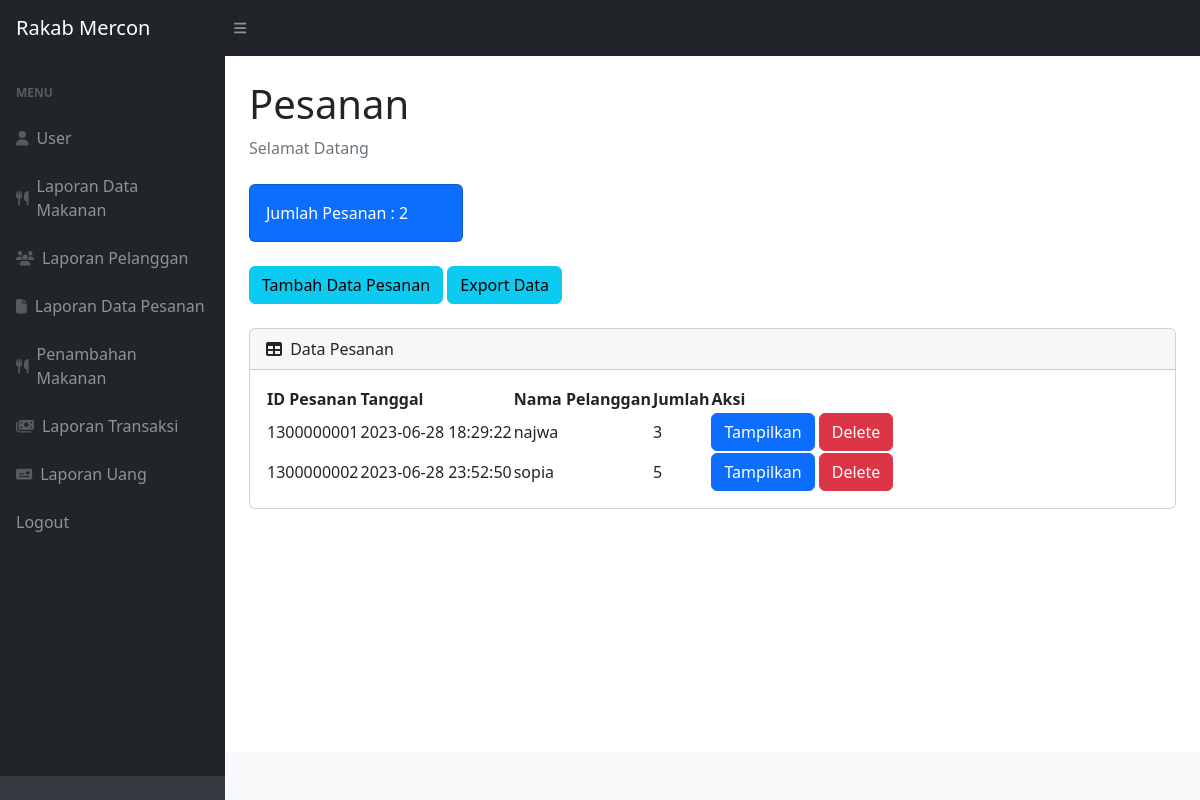
Screenshot of /pesanan.php (signed in) with the database file from the repository.
### tables this page shows
CREATE TABLE `pesanan` (
  `idpesanan` int(11) NOT NULL,
  `tanggal` timestamp NOT NULL DEFAULT current_timestamp(),
  `namapelanggan` varchar(30) NOT NULL
);

### pesanan.php (the view, shortened to what this page needs)
<?php
require 'ceklogin.php';
$h1 = mysqli_query($c, "select * from pesanan");
$h2 = mysqli_num_rows($h1);
?>
<!DOCTYPE html>
<html lang="en">
    <head>
        <link href="https://cdn.jsdelivr.net/npm/simple-datatables@7.1.2/dist/style.min.css" rel="stylesheet" />
        <link href="css/styles.css" rel="stylesheet" />
    </head>
    <body class="sb-nav-fixed">
        <nav class="sb-topnav navbar navbar-expand navbar-dark bg-dark">
            <a class="navbar-brand ps-3" href="index.php">Rakab Mercon</a>
            <button class="btn btn-link btn-sm order-1 order-lg-0 me-4 me-lg-0" id="sidebarToggle" href="#!"><i class="fas fa-bars"></i></button>
        </nav>
        <div id="layoutSidenav">
            <div id="layoutSidenav_nav">
                <nav class="sb-sidenav accordion sb-sidenav-dark" id="sidenavAccordion">
                    <div class="sb-sidenav-menu">
                        <div class="nav">
                            <div class="sb-sidenav-menu-heading">Menu</div>
                            <a class="nav-link" href="index.php">
                                <div class="sb-nav-link-icon"><i class="fa-solid fa-user"></i></div>
                                User
                            </a>
                            <a class="nav-link" href="datamakanan.php">
                                <div class="sb-nav-link-icon"><i class="fa-solid fa-utensils"></i></div>
                                Laporan Data Makanan
                            </a>
                            <a class="nav-link" href="pelanggan.php">
                                <div class="sb-nav-link-icon"><i class="fa-solid fa-users"></i></div>
                                Laporan Pelanggan
                            </a>
                            <a class="nav-link" href="pesanan.php">
                                <div class="sb-nav-link-icon"><i class="fa-solid fa-file"></i></div>
                                Laporan Data Pesanan
                            </a>
                            <a class="nav-link" href="masuk.php">
                                <div class="sb-nav-link-icon"><i class="fa-solid fa-utensils"></i></div>
                                Penambahan Makanan
                            </a>
                            <a class="nav-link" href="transaksi.php">
                                <div class="sb-nav-link-icon"><i class="fa-solid fa-money-bills"></i></div>
                                Laporan Transaksi
                            </a>
                            <a class="nav-link" href="uang.php">
                                <div class="sb-nav-link-icon"><i class="fa-solid fa-money-check"></i></div>
                                Laporan Uang
                            </a>
                            <a class="nav-link" href="logout.php">
                                Logout
                            </a>
                        </div>
                    </div>
                    <div class="sb-sidenav-footer">
                    </div>
                </nav>
            </div>
            <div id="layoutSidenav_content">
                <main>
                    <div class="container-fluid px-4">
                        <h1 class="mt-4">Pesanan</h1>
                        <ol class="breadcrumb mb-4">
                            <li class="breadcrumb-item active">Selamat Datang</li>
                        </ol>
                        <div class="row">
                            <div class="col-xl-3 col-md-6">
                                <div class="card bg-primary text-white mb-4">
                                <div class="card-body">Jumlah Pesanan : <?=$h2;?></div>
                                </div>
                            </div>
                        </div>
                        <button type="button" class="btn btn-info mb-4" data-bs-toggle="modal" data-bs-target="#myModal">
                                  Tambah Data Pesanan
                                </button>
                                <a href="exportpesanan.php" class="btn btn-info mb-4">Export Data</a>
                        <div class="card mb-4">
                            <div class="card-header">
                                <i class="fas fa-table me-1"></i>
                                Data Pesanan
                            </div>
                            <div class="card-body">
                                <table id="datatablesSimple">
                                <thead>
                                        <tr>
                                            <th>ID Pesanan</th>
                                            <th>Tanggal</th>
                                            <th>Nama Pelanggan</th>
                                            <th>Jumlah</th>
                                            <th>Aksi</th>
                                        </tr>
                                    </thead>
                                    <tbody>
                                    <?php
                                    $get = mysqli_query($c, "select * from pesanan");
                                    $i = 1300000001;
                                    while($p=mysqli_fetch_array($get)){
                                    $idp = $p['idpesanan'];
                                    $tanggal = $p['tanggal'];
                                    $namapelanggan = $p['namapelanggan'];
                                    $hitungjumlah = mysqli_query($c, "select * from detailpesanan where idpesanan='$idp'");
                                    $jumlah = mysqli_num_rows($hitungjumlah);
                                    ?>
                                        <tr>
                                            <td><?=$i++;?></td>
                                            <td><?=$tanggal;?></td>
                                            <td><?=$namapelanggan;?></td>
                                            <td><?=$jumlah;?></td>
                                            <td>
                                                <a href="view.php?idp=<?=$idp;?>" class="btn btn-primary" target="blank">Tampilkan</a>
                                                <button type="button" class="btn btn-danger" data-bs-toggle="modal" data-bs-target="#delete<?=$idp;?>">
                                                    Delete
                                                </button>
                                            </td>
                                        </tr>
                                    <?php
                                    };
                                    ?>
                                    </tbody>
                                </table>
                            </div>
                        </div>
                    </div>
                </main>
                <footer class="py-4 bg-light mt-auto">
                </footer>
            </div>
        </div>
    </body>
</html>

### rows the page displays
pesanan: tanggal "2023-06-28 18:29:22", namapelanggan "najwa", jumlah "3"
pesanan: tanggal "2023-06-28 23:52:50", namapelanggan "sopia", jumlah "5"

### other values shown
$h2 "2"
